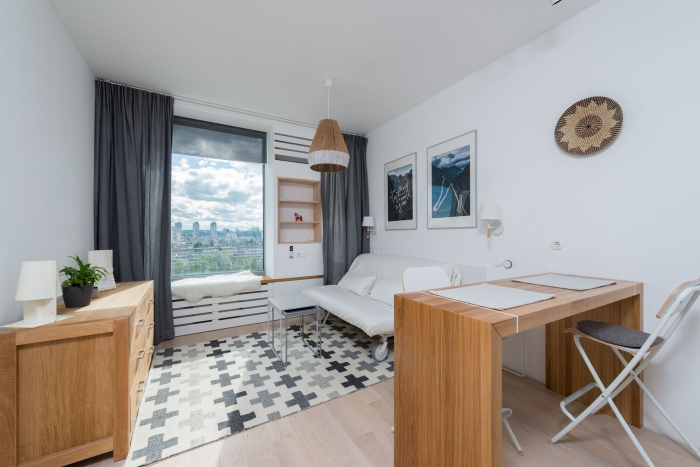
#> input picture atelier-on/images/original/6890394.jpg, 1400 x 934 px (shown at 1/2 size); its folder holds only this picture in this run
$ python grade.py
#> lines starting #> are read from the running program, lines starting #| are printed output that depends on the picture; after the words box and inside, x2 and y2 are one past the last pixel; in counts of white or black regions, pixels touching at a corner belong together
"""ATELIER ON 사진 색감 통일 스크립트.

images/original/*.jpg 를 읽어 같은 기준으로 보정한 뒤 images/*.jpg 로 저장합니다.
1) 벽·천장처럼 밝고 채도가 낮은 부분을 같은 따뜻한 흰색으로 맞춥니다 (우드 색은 그대로 둠).
2) 검은 점·흰 점과 평균 밝기를 같은 기준으로 맞춥니다.
3) 채도를 조금 낮추고 그림자를 살짝 띄워 부드럽게 맞춥니다.
사용법: python3 tools/grade.py   (atelier-on 폴더에서)
"""
import glob, os
import numpy as np
from PIL import Image

WALL_WHITE = np.array([1.03, 1.0, 0.94])  # 목표 벽 색 비율 (R:G:B), 약간 따뜻한 흰색
WB_STRENGTH = 0.85      # 화이트밸런스 보정 강도
TARGET_MEAN = 0.58      # 목표 평균 밝기
BLACK, WHITE = 0.06, 0.96  # 출력 검은 점(살짝 띄움)·흰 점
SATURATION = 0.8

def grade(a):
    L = a @ np.array([0.2126, 0.7152, 0.0722])
    mx, mn = a.max(2), a.min(2)
    sat = (mx - mn) / np.maximum(mx, 1e-4)
    for lmin, smax in ((0.6, 0.10), (0.5, 0.16), (0.4, 0.22)):
        m = (L > lmin) & (sat < smax) & (L < 0.99)
        if m.sum() > 2000:
            break
    wall = a[m].mean(0)
    gains = WALL_WHITE / (wall / wall[1])
    gains = 1 + (gains - 1) * WB_STRENGTH
    a = np.clip(a * gains, 0, 1)

    L = a @ np.array([0.2126, 0.7152, 0.0722])
    bp, wp = np.percentile(L, 0.5), np.percentile(L, 99.7)
    a = np.clip((a - bp) / max(wp - bp, 1e-3), 0, 1)

    L = a @ np.array([0.2126, 0.7152, 0.0722])
    g = np.clip(np.log(TARGET_MEAN) / np.log(max(L.mean(), 1e-3)), 0.7, 1.3)
    g = 1 + (g - 1) * 0.75
    a = a ** g

    L = (a @ np.array([0.2126, 0.7152, 0.0722]))[..., None]
    a = L + (a - L) * SATURATION
    return np.clip(BLACK + a * (WHITE - BLACK), 0, 1)

def trim_edges(a, limit=10, diff=0.12):
    """원본 가장자리에 붙은 어두운·밝은 띠(몇 픽셀)를 잘라 냅니다."""
    L = a.mean(2)
    t = b = l = r = 0
    while t < limit and abs(L[t].mean() - L[limit + 2].mean()) > diff: t += 1
    while b < limit and abs(L[-1 - b].mean() - L[-limit - 3].mean()) > diff: b += 1
    while l < limit and abs(L[:, l].mean() - L[:, limit + 2].mean()) > diff: l += 1
    while r < limit and abs(L[:, -1 - r].mean() - L[:, -limit - 3].mean()) > diff: r += 1
    return a[t:a.shape[0] - b, l:a.shape[1] - r], (t, b, l, r)

if __name__ == "__main__":
    here = os.path.dirname(os.path.abspath(__file__))
    src = os.path.join(here, "..", "images", "original")
    for f in sorted(glob.glob(os.path.join(src, "*.jpg"))):
        im = Image.open(f).convert("RGB")
#> im is the input picture: PIL image 1400x934 RGB; mean R, G, B 162.2, 157.5, 153.9
        arr, cut = trim_edges(np.asarray(im).astype(np.float32) / 255)
#> in trim_edges, `L = a.mean(2)`:
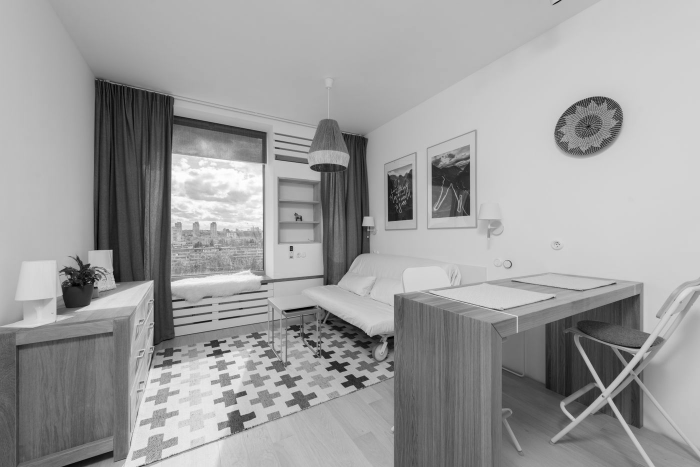
#> L: shape (934, 1400) float32 (shown at 1/2 size); min 0.00131, max 1, mean 0.619
#> after the loop in trim_edges, `while t < limit and abs(L[t].mean() - L[limit + 2].mean()) > diff: t +..`: t = 0
#> cut = (0, 0, 0, 0)
        if any(cut):
            print("  가장자리 띠 제거 (위, 아래, 왼쪽, 오른쪽 px):", cut)
        out = grade(arr)
#> in grade, `mx, mn = a.max(2), a.min(2)`:
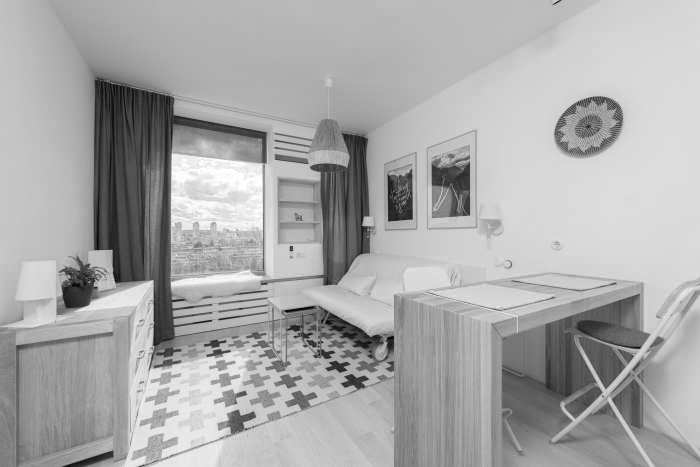
#> mx: shape (934, 1400) float32 (shown at 1/2 size); min 0.00392, max 1, mean 0.664
#> in grade, `mx, mn = a.max(2), a.min(2)`:
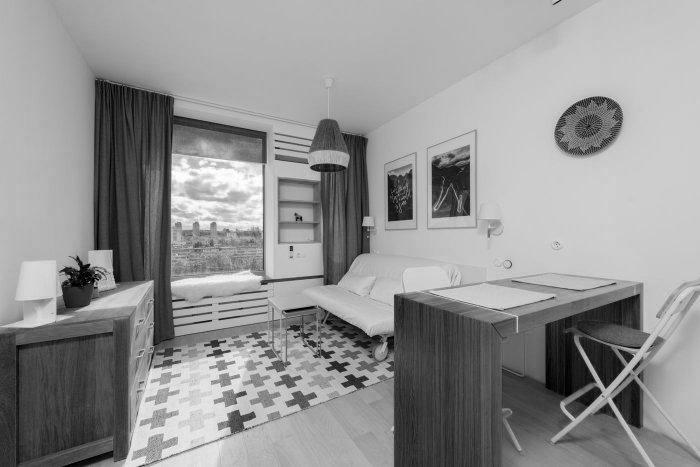
#> mn: shape (934, 1400) float32 (shown at 1/2 size); min 0, max 1, mean 0.577
#> in grade, `sat = (mx - mn) / np.maximum(mx, 1e-4)`:
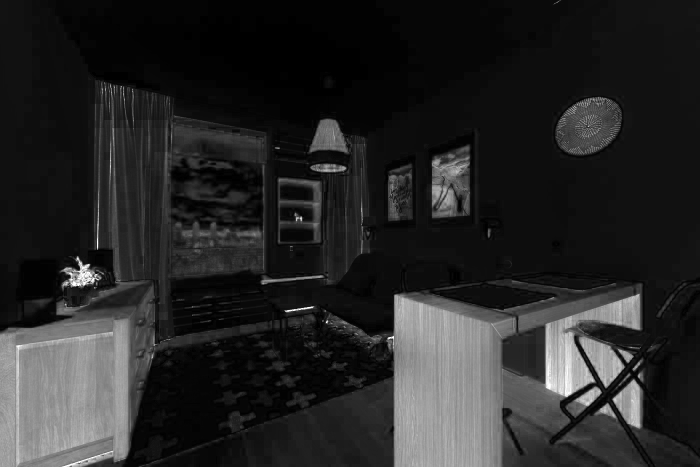
#> sat: shape (934, 1400) float32 (shown at 1/2 size); min 0, max 1, mean 0.154
#> the loop in grade, `for lmin, smax in ((0.6, 0.10), (0.5, 0.16), (0.4, 0.22)):` made 1 pass
#> pass 1, in grade, `m = (L > lmin) & (sat < smax) & (L < 0.99)`:
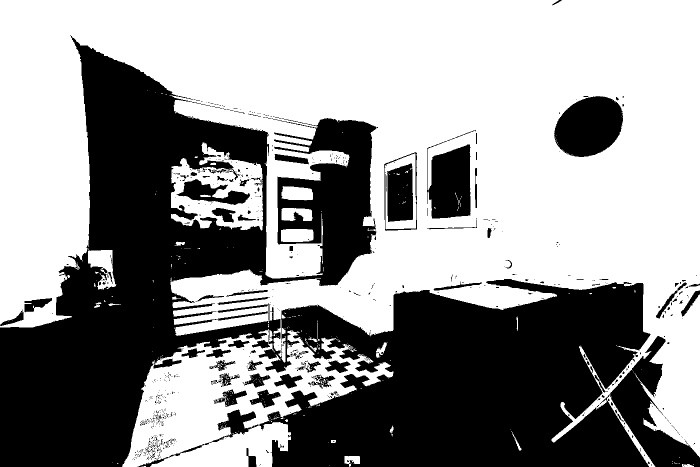
#> m: shape (934, 1400) bool (shown at 1/2 size); 58.6% white; 774 black regions (679 under 20 px), largest, box (x1, y1, x2, y2) and area: (0, 71, 1301, 934) 473166, (1202, 672, 1400, 934) 16187, (1108, 192, 1246, 314) 12682
#> in grade, `wall = a[m].mean(0)`: wall = [0.736, 0.75, 0.765]
#> in grade, `gains = WALL_WHITE / (wall / wall[1])`: gains = [1.05, 1, 0.922]
#> in grade, `gains = 1 + (gains - 1) * WB_STRENGTH`: gains = [1.04, 1, 0.934]
#> in grade, `bp, wp = np.percentile(L, 0.5), np.percentile(L, 99.7)`: bp = 0.103; wp = 0.971
#> in grade, `L = a @ np.array([0.2126, 0.7152, 0.0722])`:
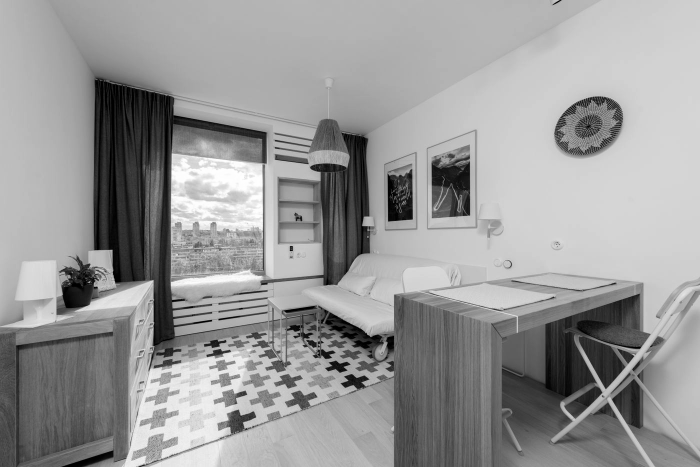
#> L: shape (934, 1400) float64 (shown at 1/2 size); min 0, max 0.997, mean 0.599
#> in grade, `g = np.clip(np.log(TARGET_MEAN) / np.log(max(L.mean(), 1e-3)), 0.7, 1.3)`: g = 1.06
#> in grade, `g = 1 + (g - 1) * 0.75`: g = 1.05
#> in grade, `return np.clip(BLACK + a * (WHITE - BLACK), 0, 1)`:
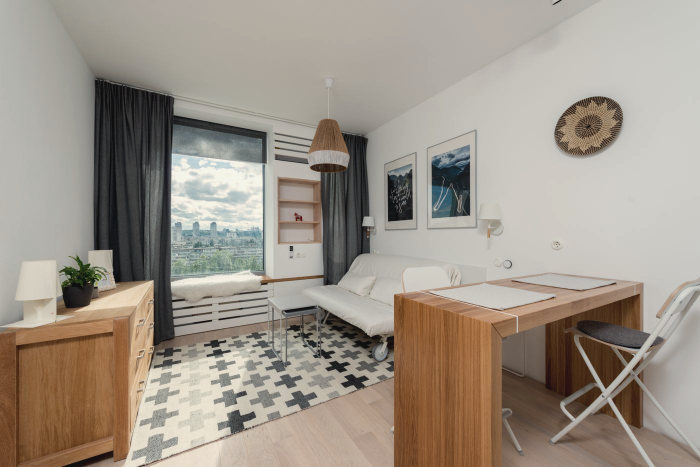
#> returned value: shape (934, 1400, 3) float64 (shown at 1/2 size); mean of channels 0, 1, 2 0.622, 0.584, 0.539; drawn as R, G, B
        Image.fromarray((out * 255 + 0.5).astype(np.uint8)).save(
            os.path.join(src, "..", os.path.basename(f)), quality=84, optimize=True, progressive=True)
        print("graded", os.path.basename(f))

$ run again, on atelier-on/images/original/6890402.jpg
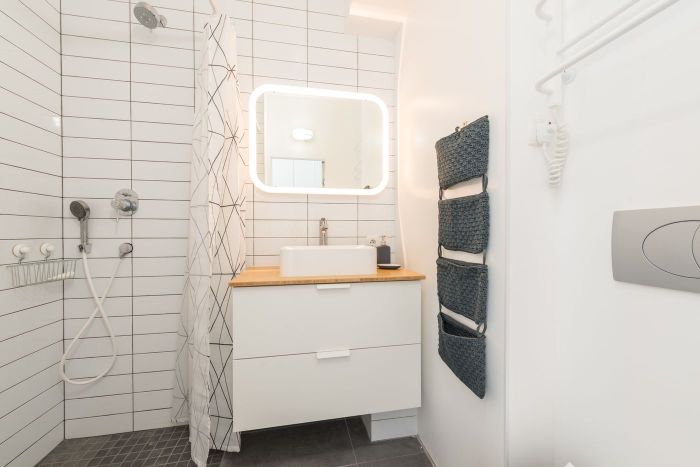
#> input picture atelier-on/images/original/6890402.jpg, 1400 x 934 px (shown at 1/2 size)
#> im is the input picture: PIL image 1400x934 RGB; mean R, G, B 202.5, 196.8, 189.7
#> after the loop in trim_edges, `while t < limit and abs(L[t].mean() - L[limit + 2].mean()) > diff: t +..`: t = 0
#> cut = (0, 0, 0, 0)
#> the loop in grade, `for lmin, smax in ((0.6, 0.10), (0.5, 0.16), (0.4, 0.22)):` made 1 pass
#> pass 1, in grade, `m = (L > lmin) & (sat < smax) & (L < 0.99)`:
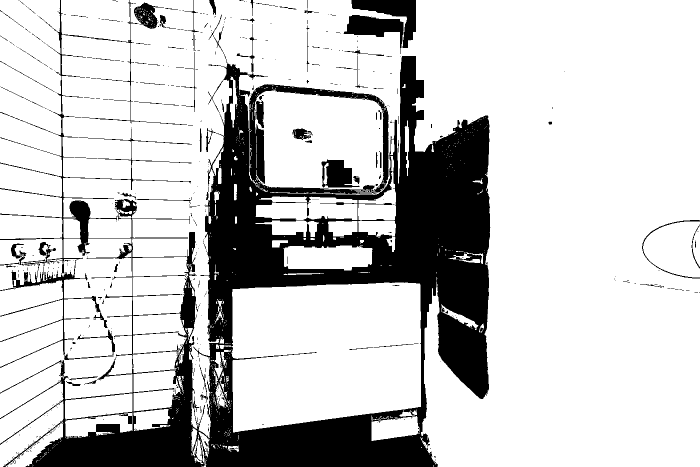
#> m: shape (934, 1400) bool (shown at 1/2 size); 79.3% white; 629 black regions (547 under 20 px), largest, box (x1, y1, x2, y2) and area: (0, 0, 981, 934) 244269, (703, 0, 832, 96) 4533, (687, 30, 807, 108) 3841
#> wall = [0.842, 0.823, 0.799]
#> in grade, `gains = WALL_WHITE / (wall / wall[1])`: gains = [1.01, 1, 0.969]
#> in grade, `gains = 1 + (gains - 1) * WB_STRENGTH`: gains = [1.01, 1, 0.973]
#> bp = 0.136; wp = 0.995
#> in grade, `L = a @ np.array([0.2126, 0.7152, 0.0722])`:
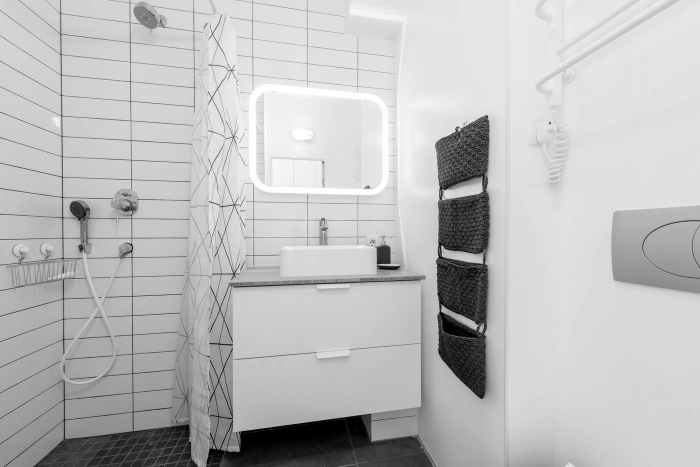
#> L: shape (934, 1400) float64 (shown at 1/2 size); min 0, max 0.998, mean 0.743
#> in grade, `g = np.clip(np.log(TARGET_MEAN) / np.log(max(L.mean(), 1e-3)), 0.7, 1.3)`: g = 1.3
#> in grade, `g = 1 + (g - 1) * 0.75`: g = 1.23

$ run again, on atelier-on/images/original/6890403.jpg
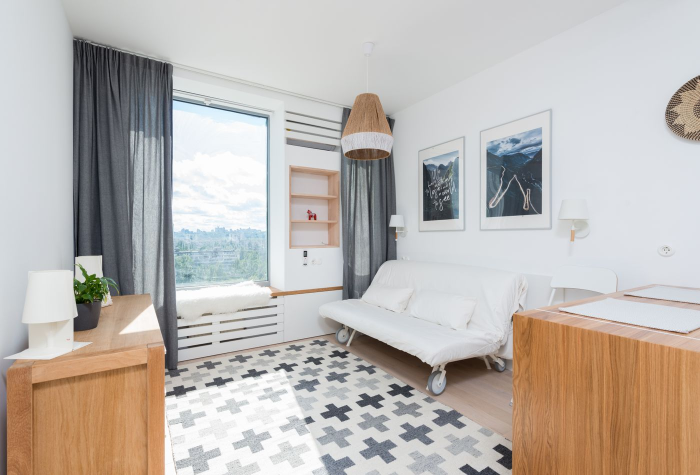
#> input picture atelier-on/images/original/6890403.jpg, 1400 x 950 px (shown at 1/2 size)
#> im is the input picture: PIL image 1400x950 RGB; mean R, G, B 188.7, 182.2, 176.8
#> after the loop in trim_edges, `while t < limit and abs(L[t].mean() - L[limit + 2].mean()) > diff: t +..`: t = 0
#> cut = (0, 0, 0, 0)
#> the loop in grade, `for lmin, smax in ((0.6, 0.10), (0.5, 0.16), (0.4, 0.22)):` made 1 pass
#> pass 1, in grade, `m = (L > lmin) & (sat < smax) & (L < 0.99)`:
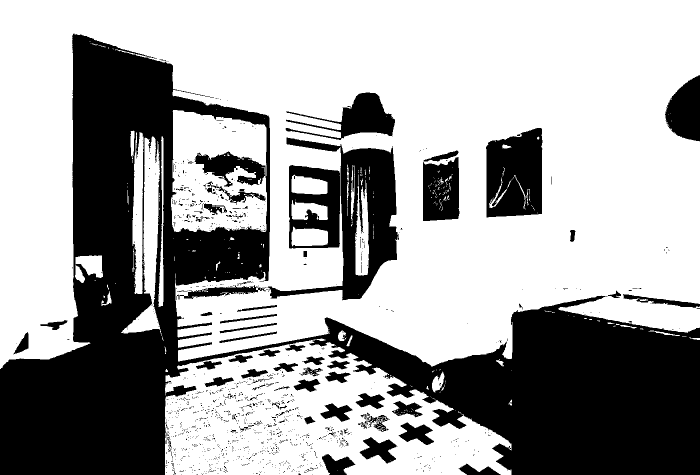
#> m: shape (950, 1400) bool (shown at 1/2 size); 64.2% white; 1386 black regions (1303 under 20 px), largest, box (x1, y1, x2, y2) and area: (0, 67, 1400, 950) 365190, (535, 275, 796, 601) 26768, (972, 256, 1085, 435) 17000
#> wall = [0.829, 0.838, 0.844]
#> in grade, `gains = WALL_WHITE / (wall / wall[1])`: gains = [1.04, 1, 0.932]
#> in grade, `gains = 1 + (gains - 1) * WB_STRENGTH`: gains = [1.03, 1, 0.943]
#> bp = 0.147; wp = 0.99
#> in grade, `g = np.clip(np.log(TARGET_MEAN) / np.log(max(L.mean(), 1e-3)), 0.7, 1.3)`: g = 1.3
#> in grade, `g = 1 + (g - 1) * 0.75`: g = 1.23
#> in grade, `a = L + (a - L) * SATURATION`:
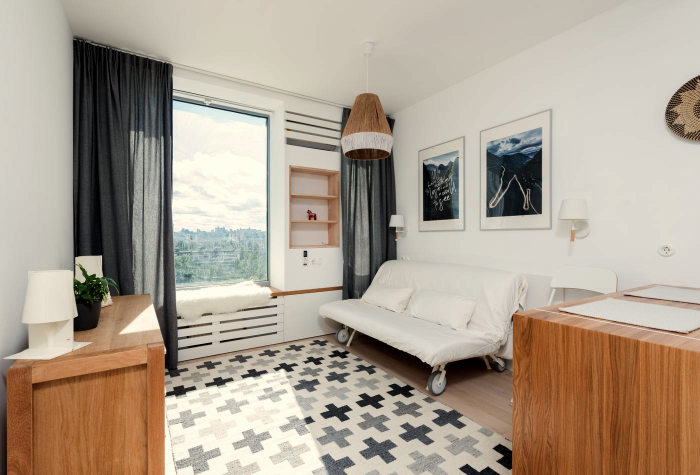
#> a: shape (950, 1400, 3) float64 (shown at 1/2 size); mean of channels 0, 1, 2 0.682, 0.63, 0.57; drawn as R, G, B

$ run again, on atelier-on/images/original/6890406.jpg
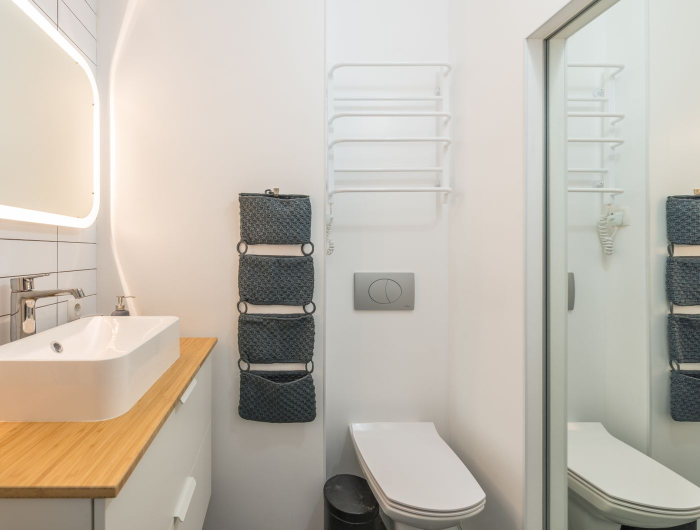
#> input picture atelier-on/images/original/6890406.jpg, 1400 x 1059 px (shown at 1/2 size)
#> im is the input picture: PIL image 1400x1059 RGB; mean R, G, B 192.6, 185.8, 175
#> after the loop in trim_edges, `while t < limit and abs(L[t].mean() - L[limit + 2].mean()) > diff: t +..`: t = 0
#> cut = (0, 0, 0, 0)
#> wall = [0.818, 0.808, 0.782]
#> in grade, `gains = WALL_WHITE / (wall / wall[1])`: gains = [1.02, 1, 0.972]
#> in grade, `gains = 1 + (gains - 1) * WB_STRENGTH`: gains = [1.02, 1, 0.976]
#> bp = 0.134; wp = 0.995
#> in grade, `g = np.clip(np.log(TARGET_MEAN) / np.log(max(L.mean(), 1e-3)), 0.7, 1.3)`: g = 1.3
#> in grade, `g = 1 + (g - 1) * 0.75`: g = 1.23
#> in grade, `a = L + (a - L) * SATURATION`:
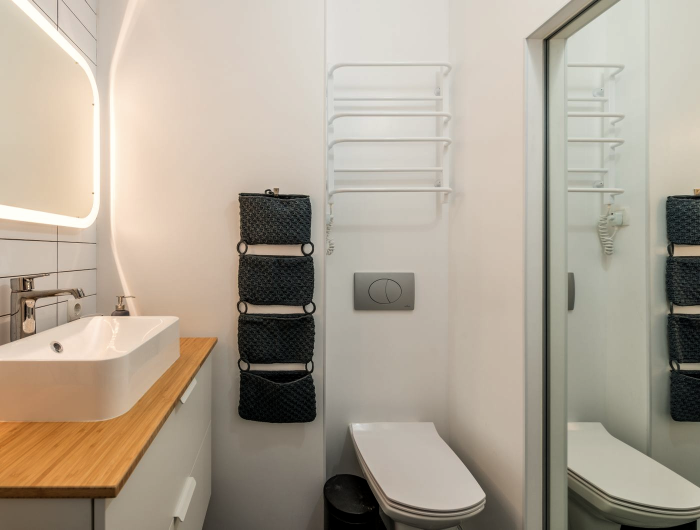
#> a: shape (1059, 1400, 3) float64 (shown at 1/2 size); mean of channels 0, 1, 2 0.687, 0.646, 0.586; drawn as R, G, B
